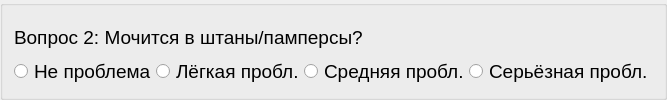
          <widget class="QGroupBox" name="block4_item02">
           <layout class="QVBoxLayout" name="verticalLayout_69">
            <property name="spacing">
             <number>0</number>
            </property>
            <item>
             <widget class="QLabel" name="label_76">
              <property name="font">
               <font>
                <pointsize>14</pointsize>
               </font>
              </property>
              <property name="text">
               <string>Вопрос 2: Мочится в штаны/памперсы?</string>
              </property>
              <property name="alignment">
               <set>Qt::AlignLeading|Qt::AlignLeft|Qt::AlignVCenter</set>
              </property>
              <property name="wordWrap">
               <bool>true</bool>
              </property>
             </widget>
            </item>
            <item>
             <layout class="QHBoxLayout" name="_69">
              <property name="spacing">
               <number>0</number>
              </property>
              <item>
               <widget class="QRadioButton" name="radioButton_218">
                <property name="font">
                 <font>
                  <pointsize>14</pointsize>
                 </font>
                </property>
                <property name="text">
                 <string>Не проблема</string>
                </property>
               </widget>
              </item>
              <item>
               <widget class="QRadioButton" name="radioButton_219">
                <property name="font">
                 <font>
                  <pointsize>14</pointsize>
                 </font>
                </property>
                <property name="text">
                 <string>Лёгкая пробл.</string>
                </property>
               </widget>
              </item>
              <item>
               <widget class="QRadioButton" name="radioButton_220">
                <property name="font">
                 <font>
                  <pointsize>14</pointsize>
                 </font>
                </property>
                <property name="text">
                 <string>Средняя пробл.</string>
                </property>
               </widget>
              </item>
              <item>
               <widget class="QRadioButton" name="radioButton_221">
                <property name="font">
                 <font>
                  <pointsize>14</pointsize>
                 </font>
                </property>
                <property name="text">
                 <string>Серьёзная пробл.</string>
                </property>
               </widget>
              </item>
             </layout>
            </item>
           </layout>
          </widget>
